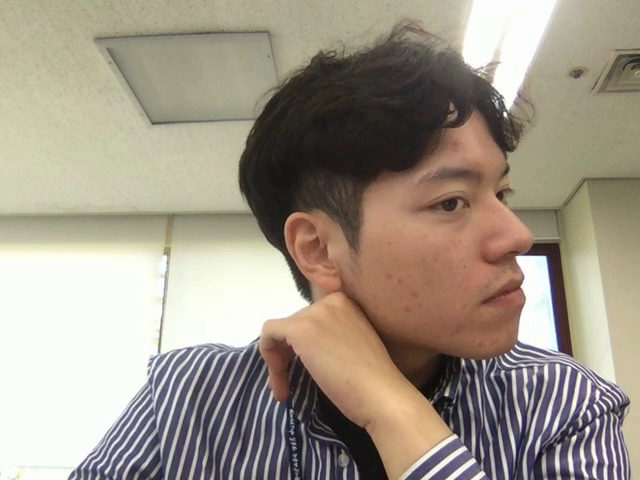
#> input picture frame 8 of media/video/123.mp4, 640 x 480 px, given in place of the camera
$ python Ear_detecter.py
#> lines starting #> are read from the running program, lines starting #| are printed output that depends on the picture
#!/opt/local/bin/python
# -*- coding: utf-8 -*-
import cv2
import numpy as np
import time
from solidium_site import settings
#재생할 파일
#VIDEO_FILE_PATH = '0'
left_ear_cascade = cv2.CascadeClassifier('./media/update_haarcascade_leftear.xml')
# 동영상 파일 열기
cap = cv2.VideoCapture(0)
if left_ear_cascade.empty():
  raise IOError('Unable to load the left ear cascade classifier xml file')

print (cap)

#print (cv2.CAP_PROP_FRAME_WIDTH)
#print (cv2.CAP_PROP_FRAME_HEIGHT)
cap.set(cv2.CAP_PROP_FRAME_WIDTH,1920)
cap.set(cv2.CAP_PROP_FRAME_HEIGHT,1080)
#잘 열렸는지 확인
if cap.isOpened() == False:
    print ('Can not open the video ')
    exit()

titles = ['orig']
#윈도우 생성 및 사이즈 변경
for t in titles:
    cv2.namedWindow(t)

#재생할 파일의 넓이 얻기
width = cap.get(cv2.CAP_PROP_FRAME_WIDTH)
#재생할 파일의 높이 얻기
height = cap.get(cv2.CAP_PROP_FRAME_HEIGHT)
#재생할 파일의 프레임 레이트 얻기
fps = cap.get(cv2.CAP_PROP_FPS)

print('width {0}, height {1}, fps {2}'.format(width, height, fps))

#XVID가 제일 낫다고 함.
#linux 계열 DIVX, XVID, MJPG, X264, WMV1, WMV2.
#windows 계열 DIVX
#저장할 비디오 코덱
fourcc = cv2.VideoWriter_fourcc(*'X264')
#저장할 파일 이름
#경로 :
filename = './media/video/123.mp4'

#파일 stream 생성
out = cv2.VideoWriter(filename, fourcc, fps, (int(width), int(height)))
#filename : 파일 이름
#fourcc : 코덱
#fps : 초당 프레임 수
#width : 넓이
#height : 높이


#left,right ear cropped image numbering
l_ear_num = 0
r_ear_num = 0


timestart = time.time()
start=0

while(True):
    #파일로 부터 이미지 얻기
    ret, frame = cap.read()
#> frame is the input picture: shape (480, 640, 3); mean B, G, R 136.3, 150.2, 160.1
    #더 이상 이미지가 없으면 종료
    #재생 다 됨
    if frame is None:
        break;

    #얼굴인식 영상 처리
    grayframe = cv2.cvtColor(frame, cv2.COLOR_BGR2GRAY)
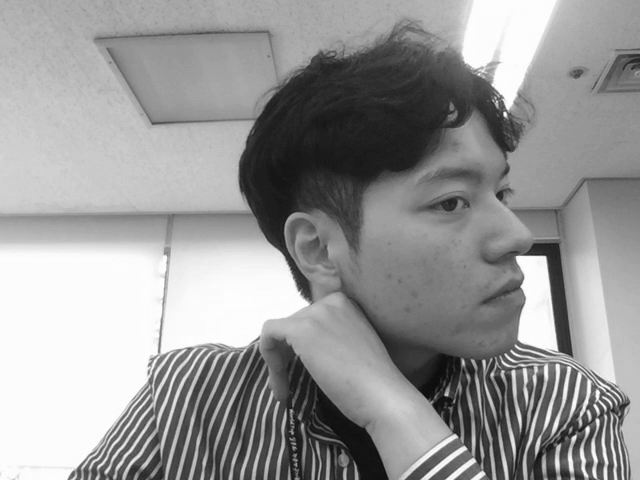
#> grayframe: shape (480, 640); min 5, max 255, mean 151.5
    #blur =  cv2.GaussianBlur(grayframe,(5,5), 0)
    left_ear = left_ear_cascade.detectMultiScale(grayframe, 1.3, 5)
#> left_ear = ()

    for (x, y, w, h) in left_ear:
        l_ear_path=settings.EAR_URL+"Ear_image/Test/Before_preprocess/%04d.jpg"%l_ear_num
        a = x +10
        #a = x -5
        b = y
        #b = y -5
        c = x + w -15
        d = y + h - 3
        cv2.rectangle(frame, (a, b), (c, d), (0, 255, 0), 1)
        crop_left_ear = frame[(b+2): (d-2), (a+2):(c-2)]
        cv2.imwrite(l_ear_path, crop_left_ear)
        l_ear_num+=1
#> this loop made 0 passes
#> after the loop, l_ear_num = 0


    # 얼굴 인식된 이미지 화면 표시
    cv2.imshow(titles[0],frame)

    # 인식된 이미지 파일로 저장
    out.write(frame)

    #1ms 동안 키입력 대기

    if len(left_ear)!=0:
        if start == 0:
            timestart = time.time()
            start = 1

    if ((cv2.waitKey(1) & 0xFF == ord('q')) | (time.time() - timestart > 5)& start==1):
#> (key q is pressed here)
        break

#재생 파일 종료
cap.release()
#저장 파일 종료
out.release()
#윈도우 종료
cv2.destroyAllWindows()

$ run again, starting later in the video
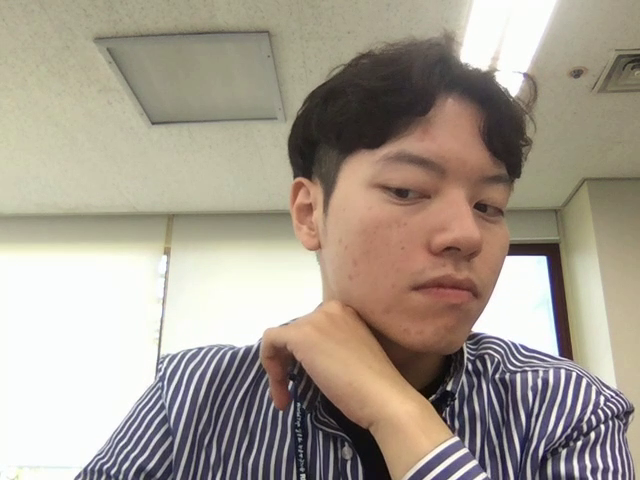
#> input picture frame 37 of media/video/123.mp4, 640 x 480 px, given in place of the camera
#> frame is the input picture: shape (480, 640, 3); mean B, G, R 143.6, 156.1, 165.8
#> `grayframe = cv2.cvtColor(frame, cv2.COLOR_BGR2GRAY)`:
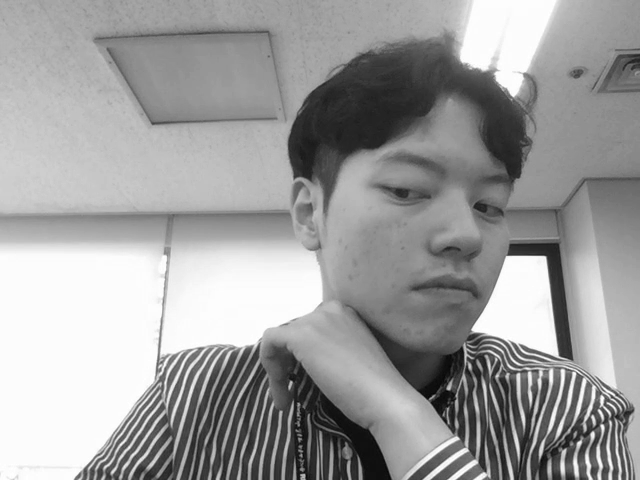
#> grayframe: shape (480, 640); min 3, max 255, mean 157.5
#> left_ear = ()
#> after the loop `for (x, y, w, h) in left_ear:`: l_ear_num = 0

$ run again, starting later in the video
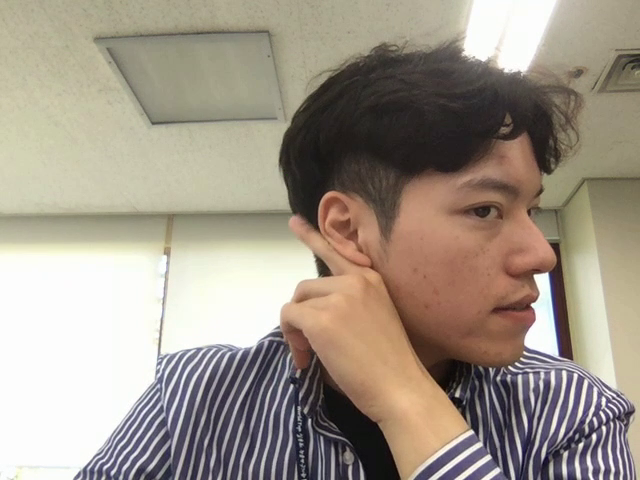
#> input picture frame 67 of media/video/123.mp4, 640 x 480 px, given in place of the camera
#> frame is the input picture: shape (480, 640, 3); mean B, G, R 136.7, 149.9, 160.4
#> `grayframe = cv2.cvtColor(frame, cv2.COLOR_BGR2GRAY)`:
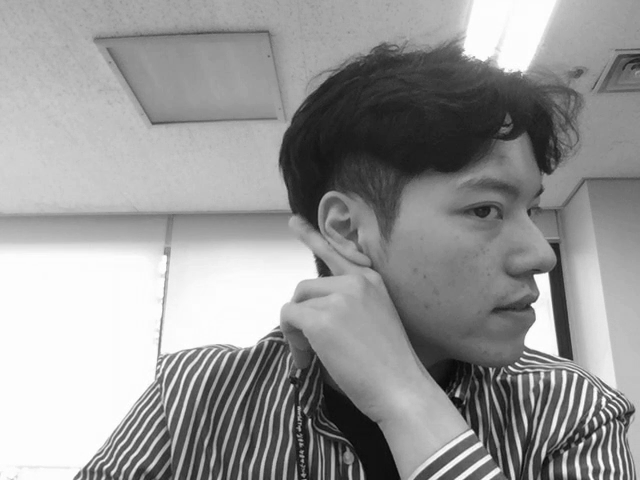
#> grayframe: shape (480, 640); min 5, max 255, mean 151.5
#> left_ear = ()
#> after the loop `for (x, y, w, h) in left_ear:`: l_ear_num = 0
